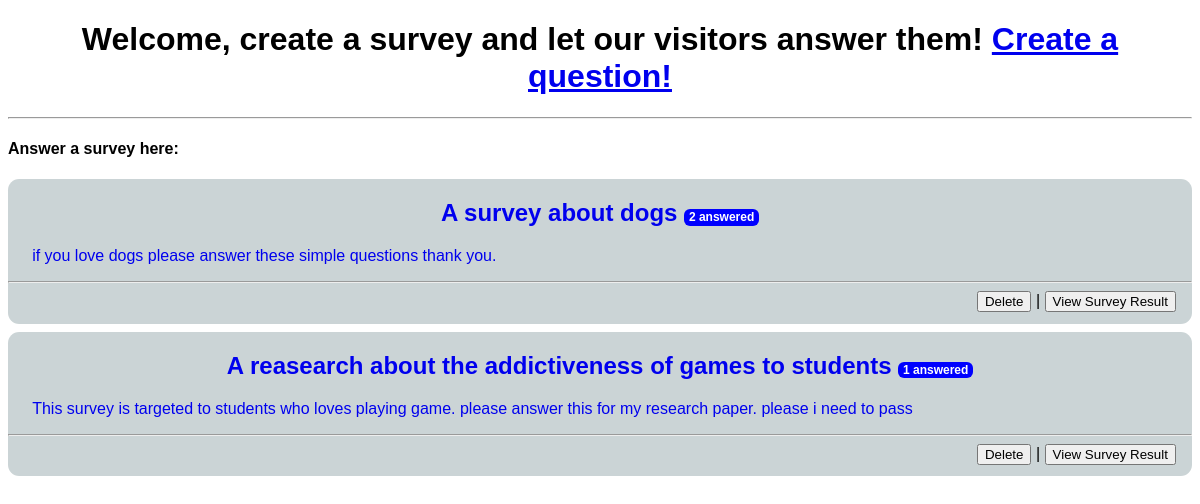
The page / on the database its author committed.
### tables this page shows
CREATE TABLE `survey_form` (
  `id` int(11) NOT NULL,
  `title` varchar(250) NOT NULL,
  `description` varchar(1000) NOT NULL,
  `num_of_questions` int(11) NOT NULL,
  `participants` int(11) NOT NULL
);

### include/surveyform.php (called while the page is built, shortened)
<?php
	class surveyForm {
		private $id, $title, $description, $numOfQuestion, $participants;
		public function setId($id){
			$this->id  = $id;
		}
		public function getId(){
			return $this->id;
		}
		public function setTitle($title){
			$this->title  = $title;
		}
		public function getTitle(){
			return $this->title;
		}
		public function setDescription($description){
			$this->description  = $description;
		}
		public function getDescription(){
			return $this->description;
		}
		public function setParticipants($participants){
			$this->participants  = $participants;
		}
		public function getParticipants(){
			return $this->participants;
		}
	}
	class surveyFormDAO{
		public static function countSurveyForms(){
			$numOfForms = 0;
			$conn = dbconnection::getDBConnection();
			$result = $conn->query("SELECT count(*) FROM survey_form");
			while($row = $result->fetch_assoc()){
				$numOfForms = $row["count(*)"];
			}
			return $numOfForms;
		}
		public static function getAllSurveyForms(){
			$surveyForms = array();
			$conn = dbconnection::getDBConnection();
			$result = $conn->query("SELECT * FROM survey_form");
			while ($row = $result->fetch_assoc()) {
				$survey = new surveyForm();
				$survey->setId($row["id"]);
				$survey->setTitle($row["title"]);
				$survey->setDescription($row["description"]);
				$survey->setNumOfQuestion($row["num_of_questions"]);
				$survey->setParticipants($row["participants"]);
				array_push($surveyForms, $survey);
			}
			return $surveyForms;
		}
	}
?>

### index.php (the view, shortened to what this page needs)
<?php
	include_once "include/surveyform.php";
?>
<!DOCTYPE html>
<html>
	<head>
		<link rel="stylesheet" type="text/css" href="style.css">
	</head>
	<body>
		<h1 align="center">Welcome, create a survey and let our visitors answer them! <a href="surveycreationform.php">Create a question!</a></h1>
		<hr>
		<h4>Answer a survey here:</h4>
		<?php
			$numOfForms = surveyFormDao::countSurveyForms();
			if ($numOfForms < 1){
		?>
			<div class="container">
				<h2>Be the first to create a survey question! <a href="surveycreationform.php">Create a survey form!</a></h2>
			</div>
		<?php
			} else {
				$surveyForms = surveyFormDao::getAllSurveyForms();
				foreach ($surveyForms as $form) {
		?>
			<a href="answersurvey.php?id=<?php echo $form->getId() ?>" class="surveyLink" style="text-decoration: none;">
				<div class="container" style="margin-top: 0.5em">
					<h2><?php echo $form->getTitle() ?> <span class="badge"><?php if ($form->getParticipants() == 0) echo "Be the first to answer!"; else echo $form->getParticipants()." answered"; ?></span></h2>
					<pre class="surveyDescription" style="margin-left: 1.5em"><?php echo $form->getDescription() ?></pre>
					<hr>
					<div class="buttons" style="margin-bottom: 0.7em; margin-right: 1em; text-align: right;">
						<a href="deleteSurveyForm.php?id=<?php echo $form->getId() ?>"><button type="button">Delete</button></a> | <a href="surveytally.php?id=<?php echo $form->getId() ?>"><button type="button">View Survey Result</button>
					</div>
				</div>
			</a>
		<?php
				}
			}
		?>
	</body>
</html>

### style.css (style rules this page uses)
* { font-family: sans-serif; }
.container { background-color: #cbd4d6; padding: 0.01em; border-radius:0.7em; margin-top: 0.5em; }
.container h2 { text-align: center; font-family: sans-serif; }
.container pre { margin-left: 10px; }
.surveyLink { text-decoration: none; }
.badge { font-size: 0.5em; background-color: blue; color: white; padding:0.1em 0.4em; border-radius: 0.5em; }

### rows shown on the page
survey_form: title "A survey about dogs", participants "2", description "if you love dogs please answer these simple questions thank you."
survey_form: title "A reasearch about the addictiveness of games to students", participants "1", description "This survey is targeted to students who loves playing game. please answer this for my research paper. please i need to pass"
